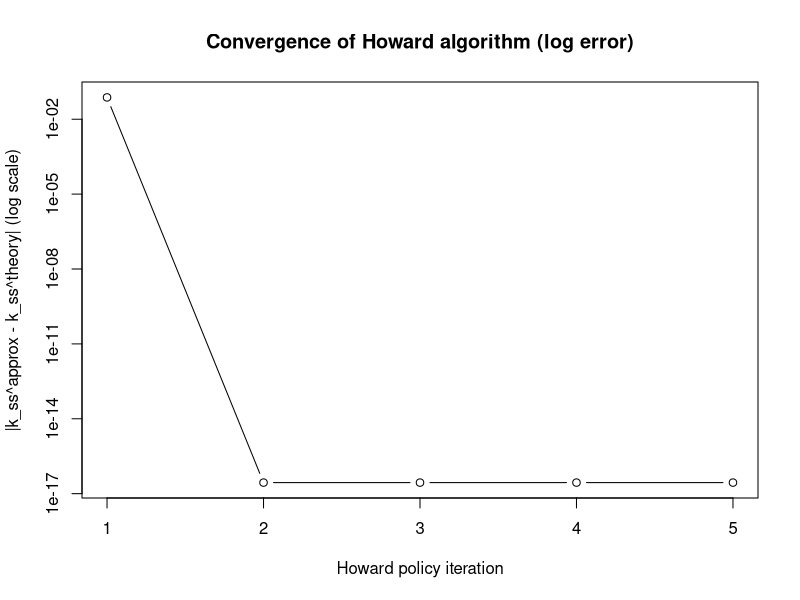
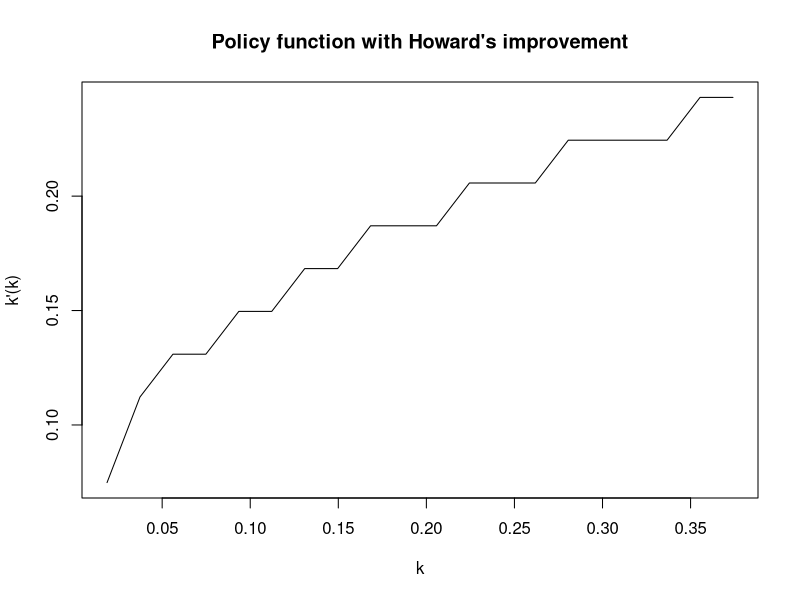
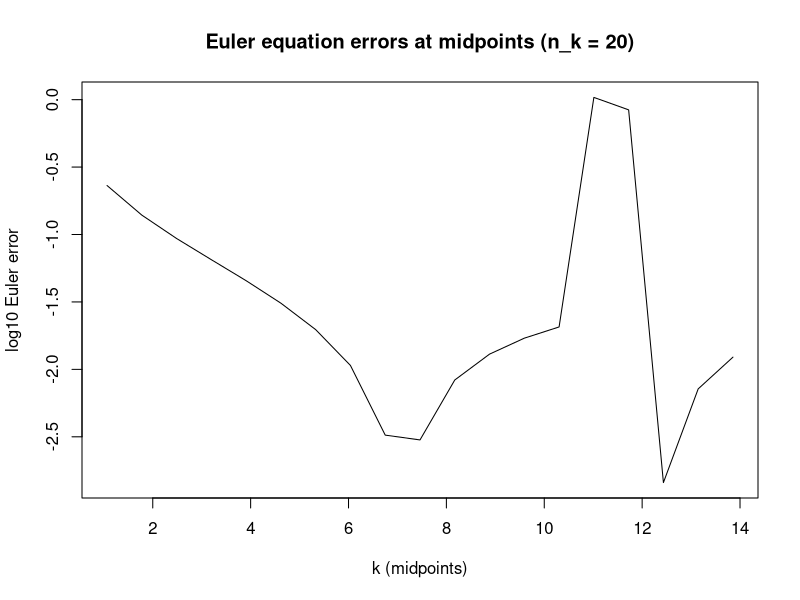
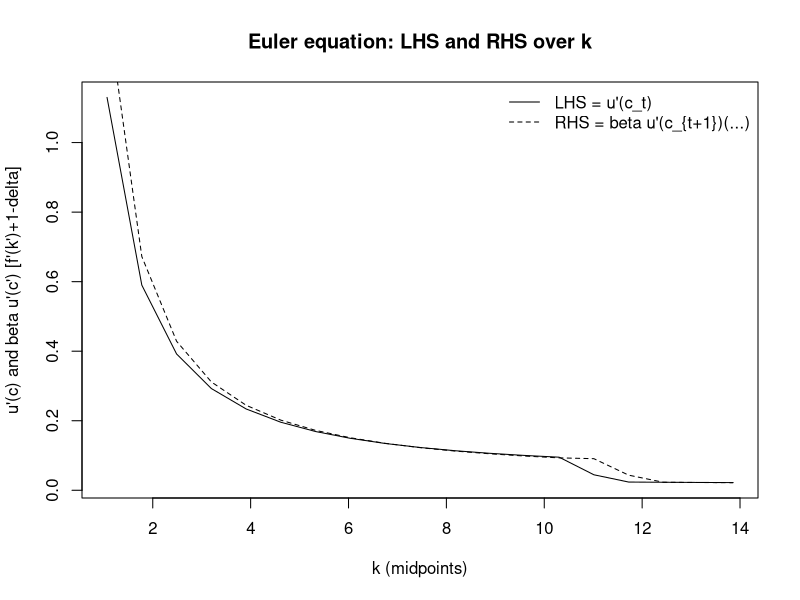
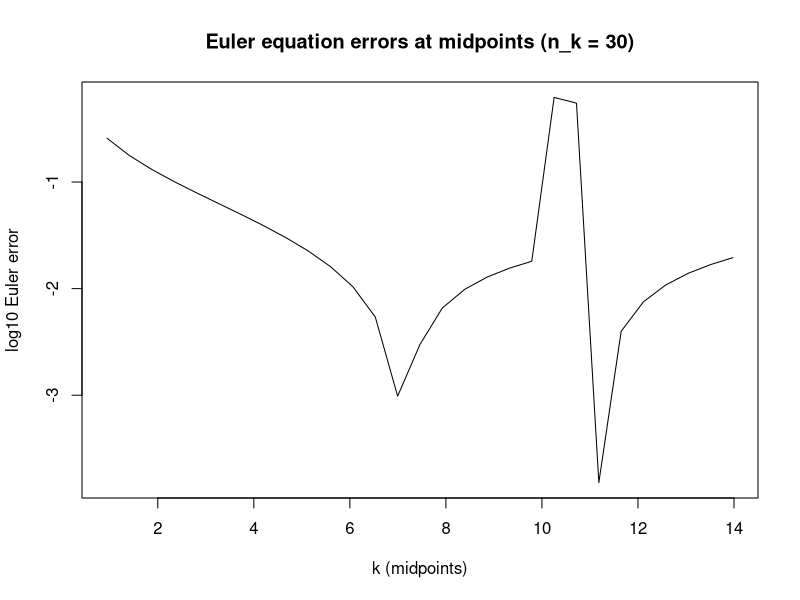
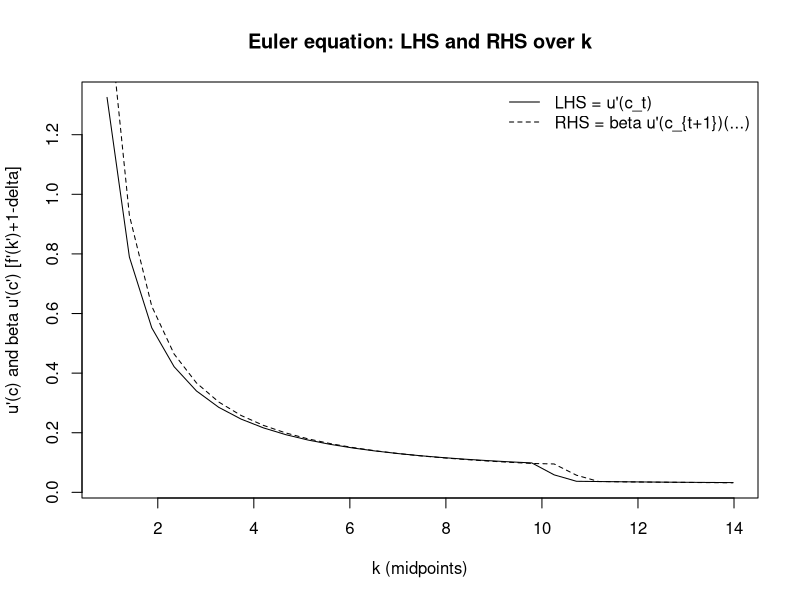
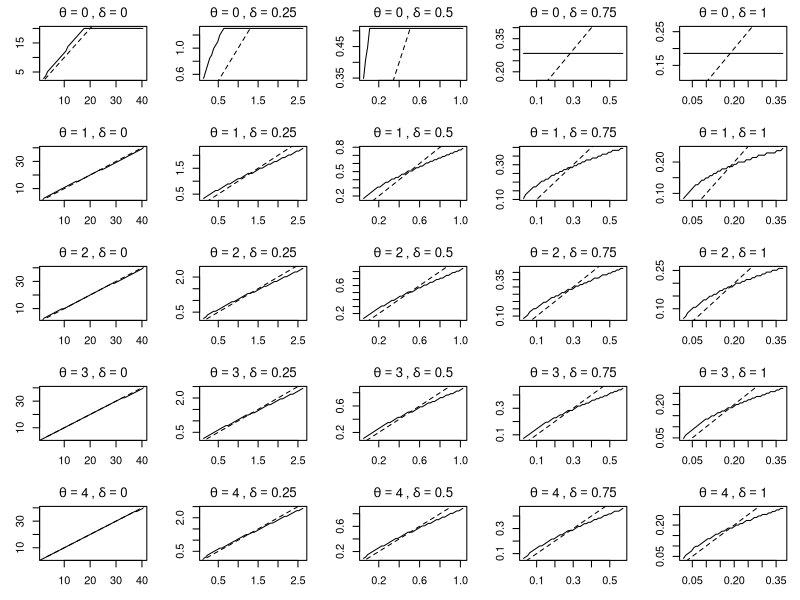

Generate these figures, in order, with R:
###############################################################################
## Howard's Improvement for the Neoclassical Growth Model in R


howard_vfi_track <- function(alpha = 0.36,
                             beta  = 0.95,
                             delta = 0.05,
                             theta = 4,
                             n_k   = 20,
                             tol_value  = 1e-8,
                             tol_policy = 1e-6,
                             max_iter_value  = 10000,
                             max_iter_policy = 1000) {
  u_fun <- function(c) {
    if (theta == 1) return(log(c))
    (c^(1 - theta) - 1) / (1 - theta)
  }
  f_fun <- function(k) k^alpha
  
  # theoretical steady state (from Euler equation)
  k_ss_theory <- (alpha / (1 / beta - 1 + delta))^(1 / (1 - alpha))
  
  # grid and resources
  k_grid <- seq(0.1 * k_ss_theory, 2 * k_ss_theory, length.out = n_k)
  n <- n_k
  fK        <- f_fun(k_grid)
  resources <- fK + (1 - delta) * k_grid
  
  # precompute one-period utility
  util <- matrix(-1e12, nrow = n, ncol = n)
  for (i in 1:n) {
    c_ij <- resources[i] - k_grid
    feasible <- c_ij > 0
    u_ij <- rep(-1e12, n)
    u_ij[feasible] <- u_fun(c_ij[feasible])
    util[i, ] <- u_ij
  }
  
  V <- rep(0, n)
  policy_idx <- rep(1, n)
  
  # to store approximate steady state at each outer iteration
  k_ss_path <- numeric(max_iter_policy)
  it_used <- 0
  
  for (it_pol in 1:max_iter_policy) {
    # inner value iteration with fixed policy
    for (it_val in 1:max_iter_value) {
      V_new <- util[cbind(1:n, policy_idx)] + beta * V[policy_idx]
      diff_V <- max(abs(V_new - V))
      V <- V_new
      if (diff_V < tol_value) break
    }
    
    # policy improvement
    value_candidate <- util + beta * matrix(rep(V, each = n), nrow = n)
    new_policy_idx <- max.col(value_candidate, ties.method = "first")
    
    policy_diff <- max(abs(k_grid[new_policy_idx] - k_grid[policy_idx]))
    policy_idx <- new_policy_idx
    
    # implied policy in levels
    k_policy <- k_grid[policy_idx]
    
    # approximate steady state on the grid: fixed point of g(k) ~ k
    idx_fix <- which.min(abs(k_policy - k_grid))
    k_ss_path[it_pol] <- k_grid[idx_fix]
    
    it_used <- it_pol
    if (policy_diff < tol_policy) break
  }
  
  k_policy <- k_grid[policy_idx]
  c_policy <- resources - k_policy
  
  list(
    k_grid      = k_grid,
    V           = V,
    policy_idx  = policy_idx,
    k_policy    = k_policy,
    c_policy    = c_policy,
    k_ss_theory = k_ss_theory,
    k_ss_path   = k_ss_path[1:it_used]
  )
}


###############################################################################
## Sanity checks with full depreciation and log utility
###############################################################################



# Testing calibration from the problem set:
alpha <- 0.36
beta  <- 0.95
delta <- 1
theta <- 1

res <- howard_vfi_track(alpha = alpha, beta = beta, delta = delta,
                        theta = theta, n_k = 20)

# error per outer iteration
ss_diff <- abs(res$k_ss_path - res$k_ss_theory)
plot(seq_along(ss_diff), ss_diff, type = "b", log = "y",
     xlab = "Howard policy iteration",
     ylab = "|k_ss^approx - k_ss^theory| (log scale)",
     main = "Convergence of Howard algorithm (log error)")


# Bah Ok we converge after one iteration in the testing set this works really well


# Quick sanity checks:
plot(res$k_grid, res$k_policy, type = "l",
     xlab = "k", ylab = "k'(k)", main = "Policy function with Howard's improvement")

###############################################################################
# Now to check the Euler equation on the gridpoints 
################################################################################

# Now to check the Euler equation on the gridpoints 

u_prime <- function(c, theta) {
  if (theta == 1) return(1 / c)
  c^(-theta)
}

# Marginal product of capital
f_prime <- function(k, alpha) {
  alpha * k^(alpha - 1)
}

# Simple linear interpolation of a policy y(x) defined on (x_grid, y_grid)
interp_linear <- function(x, x_grid, y_grid) {
  approx(x = x_grid, y = y_grid, xout = x, rule = 2)$y
}

# Compute Euler equation residuals at midpoints of the capital grid
euler_errors_midpoints <- function(res, alpha, beta, delta, theta) {
  k_grid    <- res$k_grid
  k_policy  <- res$k_policy
  
  n <- length(k_grid)
  
  # Midpoints: Ge = 0.5*(k_i + k_{i+1}), i = 1,...,n-1
  k_mid <- 0.5 * (k_grid[-n] + k_grid[-1])
  
  # Policy at midpoints: k' = g(k_mid)
  k_next_mid <- interp_linear(k_mid, k_grid, k_policy)
  
  # Current consumption at midpoints
  f_k_mid <- k_mid^alpha
  c_mid   <- f_k_mid + (1 - delta) * k_mid - k_next_mid
  
  # Next-period consumption: need k'' = g(k')
  k_next2_mid <- interp_linear(k_next_mid, k_grid, k_policy)
  f_k_next    <- k_next_mid^alpha
  c_next_mid  <- f_k_next + (1 - delta) * k_next_mid - k_next2_mid
  
  # Only keep points with positive c and c_next to avoid NaNs
  good <- (c_mid > 0) & (c_next_mid > 0)
  
  # Euler equation: u'(c) = beta * u'(c') * [f'(k') + 1 - delta]
  lhs <- u_prime(c_mid[good], theta)
  rhs <- beta * u_prime(c_next_mid[good], theta) *
    (f_prime(k_next_mid[good], alpha) + 1 - delta)
  
  # Residual in levels
  ee_resid <- lhs - rhs
  
  # Often people look at log10 of the *relative* error in consumption units:
  # 1 - rhs/lhs  (only where lhs != 0)
  rel_err <- 1 - rhs / lhs
  ee_log10 <- log10(abs(rel_err))
  
  list(
    lhs = lhs,
    rhs = rhs,
    k_mid   = k_mid[good],
    resid   = ee_resid,
    log10err = ee_log10
  )
}

#########################################################
# Non calibration parameters
#########################################################
alpha <- 0.36
beta  <- 0.95
delta <- 0.05
theta <- 4

## n_k = 20
res20 <- howard_vfi_track(
  alpha = alpha,
  beta  = beta,
  delta = delta,
  theta = theta,
  n_k   = 20
)

ee20 <- euler_errors_midpoints(res20, alpha, beta, delta, theta)

cat("n_k = 20\n")
cat("  Max |Euler residual|:", max(abs(ee20$resid)), "\n")
cat("  Max log10 Euler error:", max(ee20$log10err), "\n\n")

## n_k = 30
res30 <- howard_vfi_track(
  alpha = alpha,
  beta  = beta,
  delta = delta,
  theta = theta,
  n_k   = 30
)

plot(ee20$k_mid, ee20$log10err, type = "l",
     xlab = "k (midpoints)", ylab = "log10 Euler error",
     main = "Euler equation errors at midpoints (n_k = 20)")

plot(ee20$k_mid, ee20$lhs, type = "l",
     xlab = "k (midpoints)",
     ylab = "u'(c) and beta u'(c') [f'(k')+1-delta]",
     main = "Euler equation: LHS and RHS over k")
lines(ee20$k_mid, ee20$rhs, lty = 2)

legend("topright", legend = c("LHS = u'(c_t)", "RHS = beta u'(c_{t+1})(...)"),
       lty = c(1, 2), bty = "n")

###########################
# What is up?
###########################
# It generally looks nice, but it has this weird kink on the right for some reason

#########################
# What is up with the euler equation gridpoints
#########################
# So first of all it is not monotonic, I suppose this can suggest that the Euler

ee30 <- euler_errors_midpoints(res30, alpha, beta, delta, theta)

cat("n_k = 30\n")
cat("  Max |Euler residual|:", max(abs(ee30$resid)), "\n")
cat("  Max log10 Euler error:", max(ee30$log10err), "\n")

plot(ee30$k_mid, ee30$log10err, type = "l",
     xlab = "k (midpoints)", ylab = "log10 Euler error",
     main = "Euler equation errors at midpoints (n_k = 30)")
plot(ee30$k_mid, ee30$lhs, type = "l",
     xlab = "k (midpoints)",
     ylab = "u'(c) and beta u'(c') [f'(k')+1-delta]",
     main = "Euler equation: LHS and RHS over k")
lines(ee30$k_mid, ee30$rhs, lty = 2)

legend("topright", legend = c("LHS = u'(c_t)", "RHS = beta u'(c_{t+1})(...)"),
       lty = c(1, 2), bty = "n")

# Same kind persists even with 3 gridpoints, maybe there's numerical instability?

###############################################################################
## Homotopy loops
###############################################################################

# Base parameters (keep alpha, beta as in your PS)
alpha <- 0.36
beta  <- 0.95

# Sequences to explore
theta_vals <- seq(0, 4, by = 1)     # 0,1,2,3,4
delta_vals <- seq(0, 1, by = 0.25)  # 0,0.25,0.5,0.75,1

# Use more grid points so policy functions look smooth-ish
n_k_sweep <- 50

# Set up a grid of panels: rows = theta, cols = delta
par(mfrow = c(length(theta_vals), length(delta_vals)),
    mar = c(3, 3, 2, 1))  # smaller margins

for (th in theta_vals) {
  for (del in delta_vals) {
    
    # Solve with Howard's algorithm for this (theta, delta)
    res_td <- howard_vfi_track(
      alpha = alpha,
      beta  = beta,
      delta = del,
      theta = th,
      n_k   = n_k_sweep
    )
    
    # Plot policy function k'(k)
    plot(res_td$k_grid, res_td$k_policy,
         type = "l",
         xlab = "k",
         ylab = "k'(k)",
         main = bquote(theta == .(th) ~ "," ~ delta == .(del)))
    
    # 45° line for reference
    abline(0, 1, lty = 2)
  }
}


      
      
